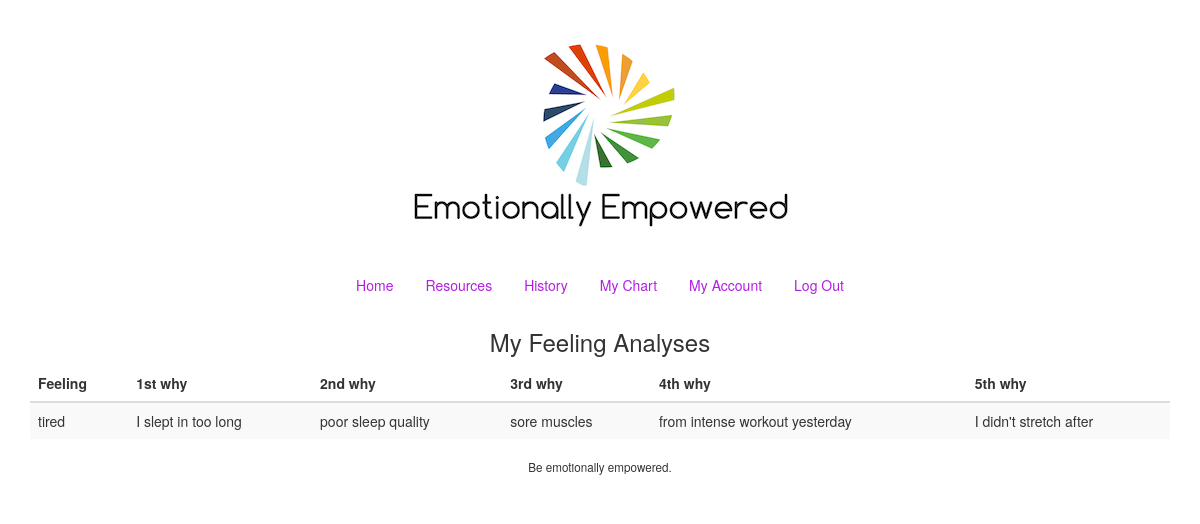
The page /root_cause_history.php (signed in) on the database its author committed.
### tables this page shows
CREATE TABLE `root_cause` (
  `user_id` int(20) NOT NULL,
  `feeling` varchar(255) NOT NULL,
  `why1` varchar(255) NOT NULL,
  `why2` varchar(255) NOT NULL,
  `why3` varchar(255) NOT NULL,
  `why4` varchar(255) NOT NULL,
  `why5` varchar(255) NOT NULL,
  `transaction_id` int(40) NOT NULL AUTO_INCREMENT,
  PRIMARY KEY (`transaction_id`)
);

### CS50.php (called while the page is built, shortened)
<?php
    class CS50
    {
        private static $config;
        public static function init($path)
        {
            $contents = file_get_contents($path);
            $config = json_decode($contents, true);
            self::$config = $config;
        }
        public static function query()
        {
            $sql = func_get_arg(0);
            $parameters = array_slice(func_get_args(), 1);
            static $handle;
            if (!isset($handle))
            {
                try
                {
                    $handle = new PDO(
                        "mysql:dbname=" . self::$config["database"]["name"] . ";host=" . self::$config["database"]["host"],
                        self::$config["database"]["username"],
                        self::$config["database"]["password"]
                    );
                }
                catch (Exception $e)
                {
                    trigger_error($e->getMessage(), E_USER_ERROR);
                }
            }
            $pattern = "
                /(?:
                '[^'\\\\]*(?:(?:\\\\.|'')[^'\\\\]*)*'
                | \"[^\"\\\\]*(?:(?:\\\\.|\"\")[^\"\\\\]*)*\"
                | `[^`\\\\]*(?:(?:\\\\.|``)[^`\\\\]*)*`
                )(*SKIP)(*F)| \?
                /x
            ";
            $patterns = [];
            $replacements = [];
            for ($i = 0, $n = count($parameters); $i < $n; $i++)
            {
                array_push($patterns, $pattern);
                array_push($replacements, preg_quote($handle->quote($parameters[$i])));
            }
            $query = preg_replace($patterns, $replacements, $sql, 1);
            $statement = $handle->query($query);
            if ($statement->columnCount() > 0)
            {
                return $statement->fetchAll(PDO::FETCH_ASSOC);
            }
            else
            {
                return $statement->rowCount();
            }
        }
    }
?>

### views/root_cause_history_request.php (the view, shortened to what this page needs)
<!DOCTYPE html>
<body>
    <h3> My Feeling Analyses </h3>
    <center><table class="table table-striped">
    <thead>
        <tr>
            <th>Feeling</th>
            <th>1st why</th>
            <th>2nd why</th>
            <th>3rd why</th>
            <th>4th why</th>
            <th>5th why</th>
        </tr>
    </thead>
    <tbody>
    <?php foreach ($table as $row) : ?>
        <tr>
            <td><?= $row["feeling"] ?></td>
            <td><?= $row["why1"] ?></td>
            <td><?= $row["why2"] ?></td>
            <td><?= $row["why3"] ?></td>
            <td><?= $row["why4"] ?></td>
            <td><?= $row["why5"] ?></td>
        </tr>
    <?php endforeach ?>
    </center></tbody>
</body>

### rows shown on the page
root_cause: feeling "tired", why1 "I slept in too long", why2 "poor sleep quality", why3 "sore muscles", why4 "from intense workout yesterday", why5 "I didn't stretch after"
